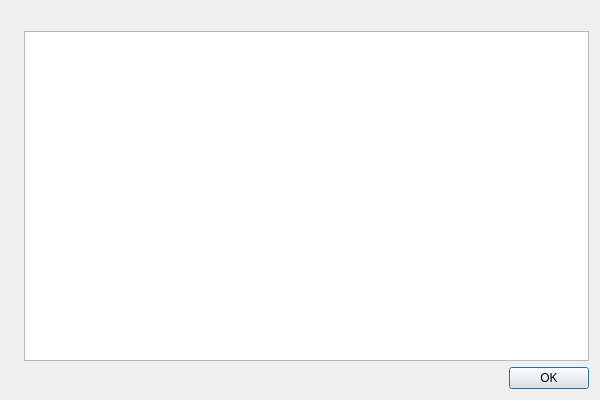
<?xml version="1.0" encoding="UTF-8"?>
<ui version="4.0">
 <class>About</class>
 <widget class="QDialog" name="About">
  <property name="windowModality">
   <enum>Qt::WindowModal</enum>
  </property>
  <property name="geometry">
   <rect>
    <x>0</x>
    <y>0</y>
    <width>600</width>
    <height>400</height>
   </rect>
  </property>
  <property name="windowTitle">
   <string>About</string>
  </property>
  <property name="whatsThis">
   <string/>
  </property>
  <layout class="QVBoxLayout" name="verticalLayout">
   <item>
    <layout class="QGridLayout" name="gridLayout">
     <item row="0" column="0">
      <widget class="QLabel" name="icon">
       <property name="text">
        <string/>
       </property>
       <property name="pixmap">
        <pixmap resource="pulseview.qrc">:/icons/sigrok-logo-notext.svg</pixmap>
       </property>
      </widget>
     </item>
     <item row="0" column="1">
      <widget class="QLabel" name="versionInfo">
       <property name="text">
        <string/>
       </property>
      </widget>
     </item>
     <item row="1" column="1">
      <widget class="QTextBrowser" name="supportList"/>
     </item>
    </layout>
   </item>
   <item>
    <widget class="QDialogButtonBox" name="buttonBox">
     <property name="orientation">
      <enum>Qt::Horizontal</enum>
     </property>
     <property name="standardButtons">
      <set>QDialogButtonBox::Ok</set>
     </property>
    </widget>
   </item>
  </layout>
 </widget>
 <resources>
  <include location="pulseview.qrc"/>
 </resources>
 <connections>
  <connection>
   <sender>buttonBox</sender>
   <signal>accepted()</signal>
   <receiver>About</receiver>
   <slot>accept()</slot>
   <hints>
    <hint type="sourcelabel">
     <x>248</x>
     <y>254</y>
    </hint>
    <hint type="destinationlabel">
     <x>157</x>
     <y>274</y>
    </hint>
   </hints>
  </connection>
  <connection>
   <sender>buttonBox</sender>
   <signal>rejected()</signal>
   <receiver>About</receiver>
   <slot>reject()</slot>
   <hints>
    <hint type="sourcelabel">
     <x>316</x>
     <y>260</y>
    </hint>
    <hint type="destinationlabel">
     <x>286</x>
     <y>274</y>
    </hint>
   </hints>
  </connection>
 </connections>
</ui>
